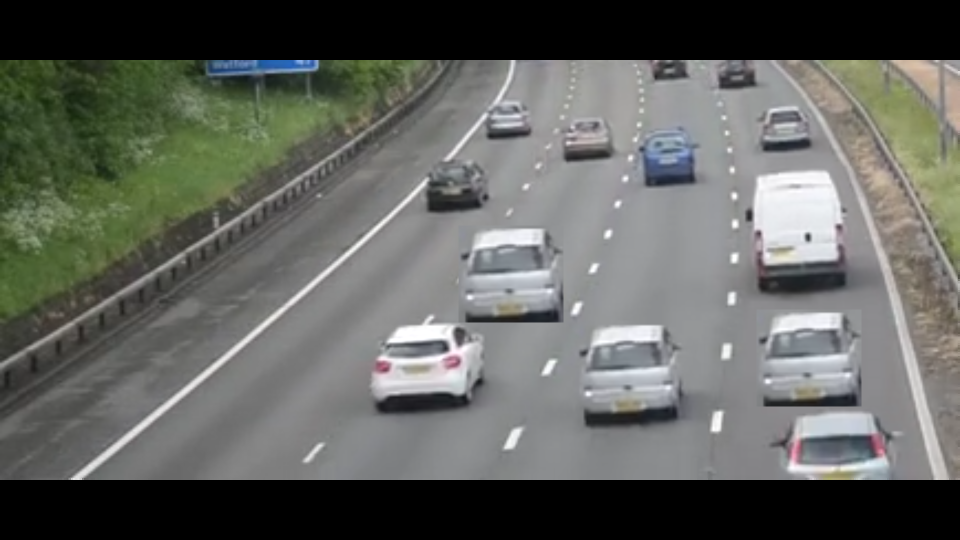
#> input picture Traffic/images/Side_4+2.png, 1920 x 1080 px, found by its file name (shown at 1/2 size); its folder holds 4 pictures in this run
$ python Basic_Processing.py
#> lines starting #> are read from the running program, lines starting #| are printed output that depends on the picture
# -*- coding: utf-8 -*-
"""
Created on Mon Jul  1 03:16:49 2019

@author: Akshay
"""

import cv2
import numpy as np
import os
import random

dirpath=os.getcwd()

def main():
    L = []
    path ="C:/Users/axayl/Desktop/Winter Sem 19-20/Image Processing/Project/Project/Traffic/images"
    imgpath1 = path + "/Side_4.png"
    val = 2
    imgpath2 = path + "/Side_4+"+str(val)+".png"
    val = 1
    imgpath3 = path + "/Side_4+"+str(val)+".png"
    val = 6
    imgpath4 = path + "/Side_4+"+str(val)+".png"
    val = 8
    imgpath5 = path + "/Side_4+"+str(val)+".png"

    img1 = cv2.imread(imgpath1, 1)
    img2 = cv2.imread(imgpath2, 1)
#> img2 is the input picture: shape (1080, 1920, 3); mean B, G, R 95.2, 100, 97.8
    img3 = cv2.imread(imgpath3, 1)
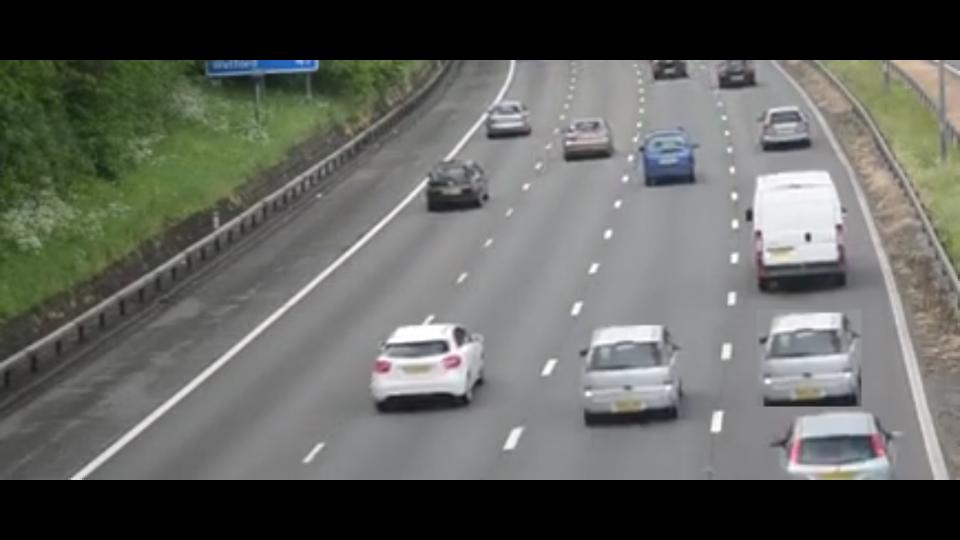
#> input picture Traffic/images/Side_4+1.png, 1920 x 1080 px, found by its file name (shown at 1/2 size)
#> img3 is the input picture: shape (1080, 1920, 3); mean B, G, R 95.1, 99.9, 97.8
    img4 = cv2.imread(imgpath4, 1)
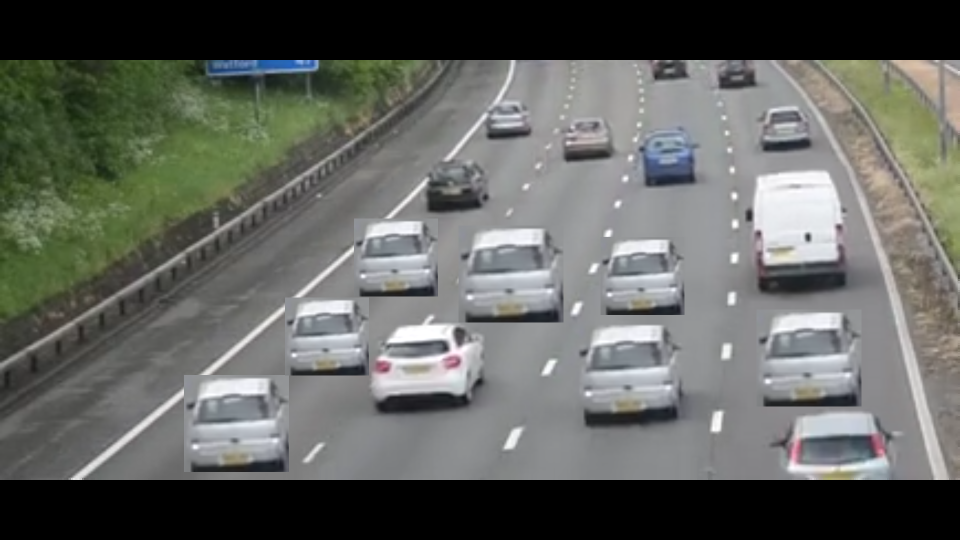
#> input picture Traffic/images/Side_4+6.png, 1920 x 1080 px, found by its file name (shown at 1/2 size)
#> img4 is the input picture: shape (1080, 1920, 3); mean B, G, R 96.3, 100.9, 98.6
    img5 = cv2.imread(imgpath5, 1)

#> (the run stopped early here; a loop or call above may not have finished)
